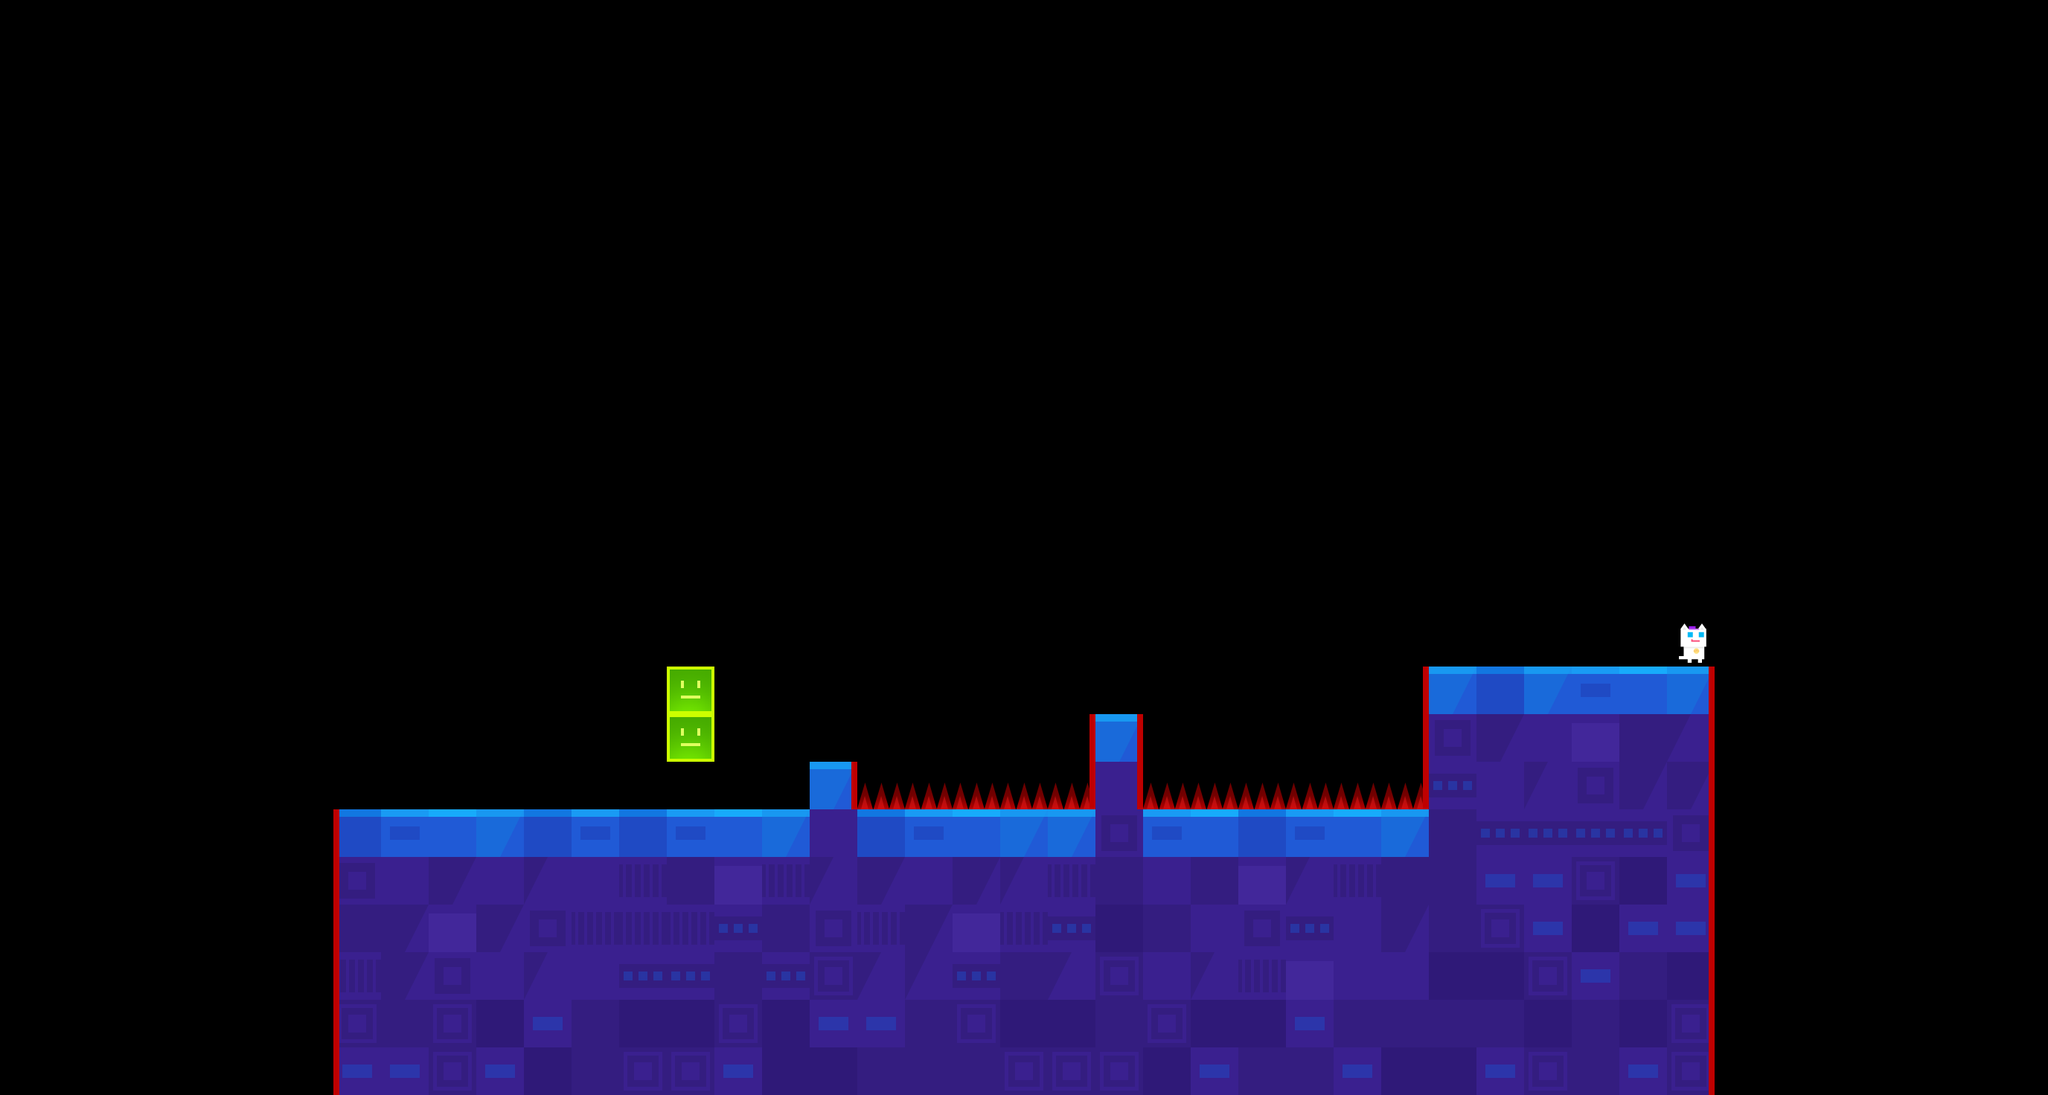

This is a level from a 2D game, rendered from its Tiled map with the project's own tilesets. A one-line summary and the map file follow, with tile-layer data summarised:
An orthogonal 43x23 tile map with 64x64 px tiles, 2 tile layers (main, dangerous) and 34 objects (14x CameraYFreeze, 14x DeadZone, 4x Event, player, npc).

<map version="1.0" orientation="orthogonal" renderorder="right-down" width="43" height="23" tilewidth="64" tileheight="64" nextobjectid="2072">
 <properties>
  <property name="bg" value="lyBG8" />
  <property name="bgm" value="bgm_mini" />
 </properties>
 <tileset firstgid="1" name="forest" tilewidth="70" tileheight="70">
  <tileoffset x="-3" y="3" />
  <image source="forest.png" width="700" height="980" />
 </tileset>
 <layer name="main" width="43" height="23">
  <data>[989 cells, 210 non-empty, 20 distinct tile ids]</data>
 </layer>
 <objectgroup name="objConfig">
  <object id="2019" type="player" gid="120" x="768" y="1088" />
  <object id="2050" type="npc" gid="102" x="2240" y="896" />
 </objectgroup>
 <objectgroup name="triggerConfig">
  <object id="2026" type="CameraYFreeze" gid="103" x="384" y="1216" />
  <object id="2027" type="DeadZone" gid="104" x="384" y="1472" />
  <object id="2028" type="CameraYFreeze" gid="103" x="320" y="1216" />
  <object id="2029" type="DeadZone" gid="104" x="320" y="1472" />
  <object id="2030" type="CameraYFreeze" gid="103" x="192" y="1216" />
  <object id="2031" type="CameraYFreeze" gid="103" x="256" y="1216" />
  <object id="2032" type="DeadZone" gid="104" x="192" y="1472" />
  <object id="2033" type="DeadZone" gid="104" x="256" y="1472" />
  <object id="2034" type="CameraYFreeze" gid="103" x="64" y="1216" />
  <object id="2035" type="CameraYFreeze" gid="103" x="128" y="1216" />
  <object id="2036" type="DeadZone" gid="104" x="64" y="1472" />
  <object id="2037" type="DeadZone" gid="104" x="128" y="1472" />
  <object id="2038" type="CameraYFreeze" gid="103" x="2432" y="1024" />
  <object id="2039" type="DeadZone" gid="104" x="2304" y="1280" />
  <object id="2040" type="DeadZone" gid="104" x="2624" y="1280" />
  <object id="2041" type="CameraYFreeze" gid="103" x="2496" y="1024" />
  <object id="2042" type="CameraYFreeze" gid="103" x="2624" y="1024" />
  <object id="2043" type="CameraYFreeze" gid="103" x="2304" y="1024" />
  <object id="2044" type="DeadZone" gid="104" x="2368" y="1280" />
  <object id="2045" type="DeadZone" gid="104" x="2496" y="1280" />
  <object id="2046" type="DeadZone" gid="104" x="2560" y="1280" />
  <object id="2047" type="DeadZone" gid="104" x="2432" y="1280" />
  <object id="2048" type="CameraYFreeze" gid="103" x="2368" y="1024" />
  <object id="2049" type="CameraYFreeze" gid="103" x="2560" y="1024" />
  <object id="2051" name="Story1" type="Event" gid="101" x="1984" y="896" />
  <object id="2052" name="Story1" type="Event" gid="101" x="1920" y="896" />
  <object id="2053" name="Story1" type="Event" gid="101" x="2048" y="896" />
  <object id="2054" name="Story1" type="Event" gid="101" x="2112" y="896" />
  <object id="2068" type="CameraYFreeze" gid="103" x="0" y="1216" />
  <object id="2069" type="DeadZone" gid="104" x="0" y="1472" />
  <object id="2070" type="CameraYFreeze" gid="103" x="2688" y="1024" />
  <object id="2071" type="DeadZone" gid="104" x="2688" y="1280" />
 </objectgroup>
 <objectgroup name="coinList1" />
 <layer name="dangerous" width="43" height="23">
  <data>[989 cells, 63 non-empty, 3 distinct tile ids]</data>
 </layer>
</map>
